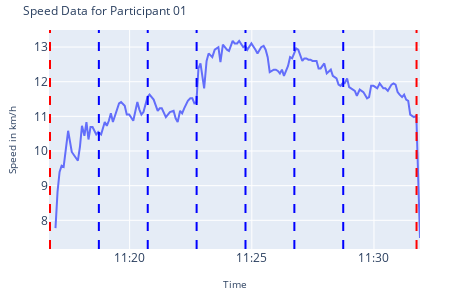
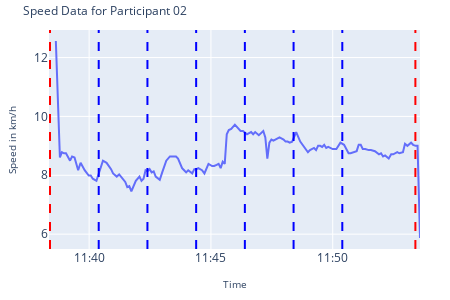
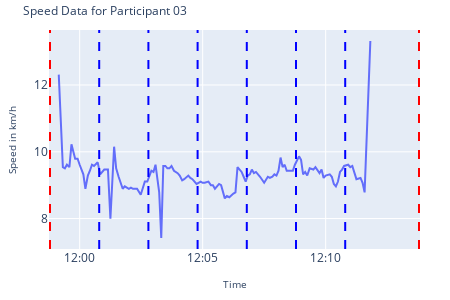
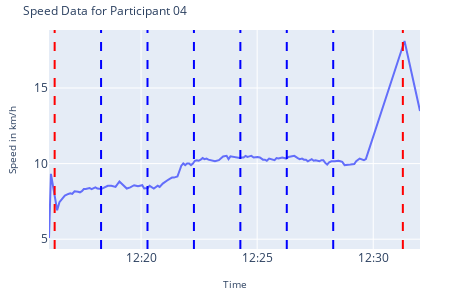

The code cell stored with these charts, in order, in its notebook:
### Markdown cell above
## Smaller graphs for paper

### Code cell
def load_speed_data(participant):
    file_path = os.path.join(BASE_FOLDER, participant, SPEED_FILE)
    df = pd.read_csv(file_path, header=None, names=['time', 'speed'])
    df['time'] = pd.to_datetime(df['time'], unit='ms')
    df['speed'] = df['speed'] * 3.6  # Convert to km/h from m/s
    return df

# Clean up speed data
def clean_speed_data(df, upper_threshold, lower_threshold):
    df = df[df['speed'] <= upper_threshold]    
    df = df[df['speed'] >= lower_threshold]    
    return df

def plot_speed_data(df, participant):
    fig = go.Figure()
    fig.add_trace(go.Scatter(x=pd.to_datetime(df['time'], unit='ms'), y=df['speed'], mode='lines', name=f'Participant {participant}'))
    add_time_markers(df, fig, 'speed')
    fig.update_layout(
        title=f'Speed Data for Participant {participant}',
        xaxis_title='Time',
        yaxis_title='Speed in km/h',
        xaxis=dict(tickformat='%H:%M', title_font=dict(size=10)),
        yaxis=dict(title_font=dict(size=10)),
        title_font=dict(size=12),
        width=450,
        height=300,
        margin=dict(l=30, r=30, t=30, b=30)
    )
    fig.show()

def add_time_markers(df, fig, data):
    starting_time = pd.to_datetime(STARTING_TIMESTAMPS[participant], unit='ms')
    fig.add_vline(x=starting_time, line=dict(color='red', dash='dash'))
    # fig.add_annotation(x=starting_time, y=max(df[data]), text='Start', showarrow=True, arrowhead=1, ax=-10, ay=-30, arrowcolor='red')
    for i in range(1, 7):
        marker_time = starting_time + pd.Timedelta(minutes=2 * i)
        fig.add_vline(x=marker_time, line=dict(color='blue', dash='dash'))
        # fig.add_annotation(x=marker_time, y=max(df[data]), text=f'+{2 * i}min', showarrow=True, arrowhead=1, ax=-10, ay=-30, arrowcolor='blue')
    marker_time = starting_time + pd.Timedelta(minutes=15)
    fig.add_vline(x=marker_time, line=dict(color='red', dash='dash'))
    # fig.add_annotation(x=marker_time, y=max(df[data]), text='End', showarrow=True, arrowhead=1, ax=-10, ay=-30, arrowcolor='blue')


# Load and plot data for each participant
speed_dfs = []
for participant in PARTICIPANTS:
    speed_df = load_speed_data(participant)
    cleaned_speed_df = clean_speed_data(speed_df, 20, 5)
    speed_dfs.append(cleaned_speed_df)
    plot_speed_data(cleaned_speed_df, participant)

### Figure 1 — Plotly figure (JSON) as saved in the notebook; plotly's stock layout.template omitted (floating-point values rounded to 4 significant figures; data arrays with more than 128 entries replaced by an {"elided": "..."} marker saying what was removed)
{"data": [{"mode": "lines", "name": "Participant 01", "type": "scatter", "x": {"elided": "148 str values"}, "y": {"elided": "148 float values"}}], "layout": {"height": 300, "margin": {"b": 30, "l": 30, "r": 30, "t": 30}, "shapes": [{"line": {"color": "red", "dash": "dash"}, "type": "line", "x0": "2024-07-10T11:16:44.501000", "x1": "2024-07-10T11:16:44.501000", "xref": "x", "y0": 0, "y1": 1, "yref": "y domain"}, {"line": {"color": "blue", "dash": "dash"}, "type": "line", "x0": "2024-07-10T11:18:44.501000", "x1": "2024-07-10T11:18:44.501000", "xref": "x", "y0": 0, "y1": 1, "yref": "y domain"}, {"line": {"color": "blue", "dash": "dash"}, "type": "line", "x0": "2024-07-10T11:20:44.501000", "x1": "2024-07-10T11:20:44.501000", "xref": "x", "y0": 0, "y1": 1, "yref": "y domain"}, {"line": {"color": "blue", "dash": "dash"}, "type": "line", "x0": "2024-07-10T11:22:44.501000", "x1": "2024-07-10T11:22:44.501000", "xref": "x", "y0": 0, "y1": 1, "yref": "y domain"}, {"line": {"color": "blue", "dash": "dash"}, "type": "line", "x0": "2024-07-10T11:24:44.501000", "x1": "2024-07-10T11:24:44.501000", "xref": "x", "y0": 0, "y1": 1, "yref": "y domain"}, {"line": {"color": "blue", "dash": "dash"}, "type": "line", "x0": "2024-07-10T11:26:44.501000", "x1": "2024-07-10T11:26:44.501000", "xref": "x", "y0": 0, "y1": 1, "yref": "y domain"}, {"line": {"color": "blue", "dash": "dash"}, "type": "line", "x0": "2024-07-10T11:28:44.501000", "x1": "2024-07-10T11:28:44.501000", "xref": "x", "y0": 0, "y1": 1, "yref": "y domain"}, {"line": {"color": "red", "dash": "dash"}, "type": "line", "x0": "2024-07-10T11:31:44.501000", "x1": "2024-07-10T11:31:44.501000", "xref": "x", "y0": 0, "y1": 1, "yref": "y domain"}], "title": {"font": {"size": 12}, "text": "Speed Data for Participant 01"}, "width": 450, "xaxis": {"tickformat": "%H:%M", "title": {"font": {"size": 10}, "text": "Time"}}, "yaxis": {"title": {"font": {"size": 10}, "text": "Speed in km/h"}}}}

### Figure 2 — Plotly figure (JSON) as saved in the notebook; plotly's stock layout.template omitted (floating-point values rounded to 4 significant figures; data arrays with more than 128 entries replaced by an {"elided": "..."} marker saying what was removed)
{"data": [{"mode": "lines", "name": "Participant 02", "type": "scatter", "x": {"elided": "140 str values"}, "y": {"elided": "140 float values"}}], "layout": {"height": 300, "margin": {"b": 30, "l": 30, "r": 30, "t": 30}, "shapes": [{"line": {"color": "red", "dash": "dash"}, "type": "line", "x0": "2024-07-10T11:38:23.602000", "x1": "2024-07-10T11:38:23.602000", "xref": "x", "y0": 0, "y1": 1, "yref": "y domain"}, {"line": {"color": "blue", "dash": "dash"}, "type": "line", "x0": "2024-07-10T11:40:23.602000", "x1": "2024-07-10T11:40:23.602000", "xref": "x", "y0": 0, "y1": 1, "yref": "y domain"}, {"line": {"color": "blue", "dash": "dash"}, "type": "line", "x0": "2024-07-10T11:42:23.602000", "x1": "2024-07-10T11:42:23.602000", "xref": "x", "y0": 0, "y1": 1, "yref": "y domain"}, {"line": {"color": "blue", "dash": "dash"}, "type": "line", "x0": "2024-07-10T11:44:23.602000", "x1": "2024-07-10T11:44:23.602000", "xref": "x", "y0": 0, "y1": 1, "yref": "y domain"}, {"line": {"color": "blue", "dash": "dash"}, "type": "line", "x0": "2024-07-10T11:46:23.602000", "x1": "2024-07-10T11:46:23.602000", "xref": "x", "y0": 0, "y1": 1, "yref": "y domain"}, {"line": {"color": "blue", "dash": "dash"}, "type": "line", "x0": "2024-07-10T11:48:23.602000", "x1": "2024-07-10T11:48:23.602000", "xref": "x", "y0": 0, "y1": 1, "yref": "y domain"}, {"line": {"color": "blue", "dash": "dash"}, "type": "line", "x0": "2024-07-10T11:50:23.602000", "x1": "2024-07-10T11:50:23.602000", "xref": "x", "y0": 0, "y1": 1, "yref": "y domain"}, {"line": {"color": "red", "dash": "dash"}, "type": "line", "x0": "2024-07-10T11:53:23.602000", "x1": "2024-07-10T11:53:23.602000", "xref": "x", "y0": 0, "y1": 1, "yref": "y domain"}], "title": {"font": {"size": 12}, "text": "Speed Data for Participant 02"}, "width": 450, "xaxis": {"tickformat": "%H:%M", "title": {"font": {"size": 10}, "text": "Time"}}, "yaxis": {"title": {"font": {"size": 10}, "text": "Speed in km/h"}}}}

### Figure 3 — Plotly figure (JSON) as saved in the notebook; plotly's stock layout.template omitted (floating-point values rounded to 4 significant figures)
{"data": [{"mode": "lines", "name": "Participant 03", "type": "scatter", "x": ["2024-07-10T11:59:08.985000", "2024-07-10T11:59:18.987000", "2024-07-10T11:59:23.988000", "2024-07-10T11:59:28.988000", "2024-07-10T11:59:34.987000", "2024-07-10T11:59:39.983000", "2024-07-10T11:59:48.987000", "2024-07-10T11:59:54.986000", "2024-07-10T11:59:59.985000", "2024-07-10T12:00:08.988000", "2024-07-10T12:00:13.989000", "2024-07-10T12:00:19.990000", "2024-07-10T12:00:24.985000", "2024-07-10T12:00:29.988000", "2024-07-10T12:00:34.986000", "2024-07-10T12:00:43.990000", "2024-07-10T12:00:49.987000", "2024-07-10T12:00:59.982000", "2024-07-10T12:01:08.984000", "2024-07-10T12:01:14.989000", "2024-07-10T12:01:23.987000", "2024-07-10T12:01:28.985000", "2024-07-10T12:01:34.985000", "2024-07-10T12:01:44.985000", "2024-07-10T12:01:49.985000", "2024-07-10T12:01:59.984000", "2024-07-10T12:02:04.983000", "2024-07-10T12:02:09.988000", "2024-07-10T12:02:14.987000", "2024-07-10T12:02:19.986000", "2024-07-10T12:02:28.988000", "2024-07-10T12:02:33.987000", "2024-07-10T12:02:38.988000", "2024-07-10T12:02:44.985000", "2024-07-10T12:02:54.990000", "2024-07-10T12:02:59.989000", "2024-07-10T12:03:04.986000", "2024-07-10T12:03:13.988000", "2024-07-10T12:03:18.985000", "2024-07-10T12:03:23.991000", "2024-07-10T12:03:28.991000", "2024-07-10T12:03:33.987000", "2024-07-10T12:03:38.989000", "2024-07-10T12:03:43.993000", "2024-07-10T12:03:49.986000", "2024-07-10T12:03:58.985000", "2024-07-10T12:04:03.985000", "2024-07-10T12:04:09.985000", "2024-07-10T12:04:14.984000", "2024-07-10T12:04:24.983000", "2024-07-10T12:04:29.986000", "2024-07-10T12:04:34.984000", "2024-07-10T12:04:39.984000", "2024-07-10T12:04:44.985000", "2024-07-10T12:04:49.983000", "2024-07-10T12:04:54.984000", "2024-07-10T12:04:59.983000", "2024-07-10T12:05:04.984000", "2024-07-10T12:05:13.986000", "2024-07-10T12:05:19.982000", "2024-07-10T12:05:24.986000", "2024-07-10T12:05:29.984000", "2024-07-10T12:05:34.985000", "2024-07-10T12:05:39.984000", "2024-07-10T12:05:44.985000", "2024-07-10T12:05:53.987000", "2024-07-10T12:05:58.987000", "2024-07-10T12:06:04.982000", "2024-07-10T12:06:14.985000", "2024-07-10T12:06:19.988000", "2024-07-10T12:06:24.985000", "2024-07-10T12:06:29.988000", "2024-07-10T12:06:34.985000", "2024-07-10T12:06:39.984000", "2024-07-10T12:06:44.983000", "2024-07-10T12:06:49.984000", "2024-07-10T12:06:54.986000", "2024-07-10T12:06:59.985000", "2024-07-10T12:07:04.983000", "2024-07-10T12:07:09.982000", "2024-07-10T12:07:14.988000", "2024-07-10T12:07:19.984000", "2024-07-10T12:07:29.983000", "2024-07-10T12:07:38.987000", "2024-07-10T12:07:43.988000", "2024-07-10T12:07:49.982000", "2024-07-10T12:07:54.983000", "2024-07-10T12:07:59.984000", "2024-07-10T12:08:04.982000", "2024-07-10T12:08:09.983000", "2024-07-10T12:08:14.985000", "2024-07-10T12:08:19.983000", "2024-07-10T12:08:24.983000", "2024-07-10T12:08:34.987000", "2024-07-10T12:08:39.984000", "2024-07-10T12:08:44.982000", "2024-07-10T12:08:49.985000", "2024-07-10T12:08:54.985000", "2024-07-10T12:08:59.986000", "2024-07-10T12:09:04.981000", "2024-07-10T12:09:09.981000", "2024-07-10T12:09:14.982000", "2024-07-10T12:09:20.984000", "2024-07-10T12:09:29.983000", "2024-07-10T12:09:34.982000", "2024-07-10T12:09:44.982000", "2024-07-10T12:09:49.981000", "2024-07-10T12:09:54.985000", "2024-07-10T12:09:59.984000", "2024-07-10T12:10:09.982000", "2024-07-10T12:10:14.983000", "2024-07-10T12:10:19.984000", "2024-07-10T12:10:24.985000", "2024-07-10T12:10:29.982000", "2024-07-10T12:10:34.985000", "2024-07-10T12:10:39.985000", "2024-07-10T12:10:44.982000", "2024-07-10T12:10:54.990000", "2024-07-10T12:10:59.987000", "2024-07-10T12:11:04.986000", "2024-07-10T12:11:14.987000", "2024-07-10T12:11:24.983000", "2024-07-10T12:11:29.986000", "2024-07-10T12:11:34.984000", "2024-07-10T12:11:48.983000"], "y": [12.31, 9.54, 9.504, 9.612, 9.54, 10.22, 9.792, 9.792, 9.612, 9.324, 8.892, 9.288, 9.432, 9.612, 9.576, 9.684, 9.324, 9.468, 9.468, 7.992, 10.15, 9.504, 9.252, 8.892, 8.964, 8.892, 8.928, 8.892, 8.892, 8.892, 8.712, 8.892, 9.108, 9.108, 9.432, 9.396, 9.612, 8.784, 7.416, 9.576, 9.576, 9.504, 9.504, 9.576, 9.432, 9.36, 9.288, 9.144, 9.18, 9.288, 9.216, 9.18, 9.108, 9.036, 9.072, 9.108, 9.072, 9.072, 9.108, 9, 9, 8.892, 8.964, 9.036, 9, 8.604, 8.676, 8.64, 8.748, 8.784, 9.54, 9.468, 9.396, 9.252, 9.108, 9.288, 9.324, 9.468, 9.36, 9.396, 9.324, 9.252, 9.072, 9.252, 9.216, 9.252, 9.324, 9.288, 9.432, 9.828, 9.54, 9.612, 9.432, 9.432, 9.432, 9.612, 9.72, 9.864, 9.756, 9.324, 9.396, 9.288, 9.504, 9.468, 9.54, 9.36, 9.468, 9.216, 9.288, 9.324, 9.252, 9.036, 8.964, 9.108, 9.396, 9.468, 9.576, 9.612, 9.54, 9.576, 9.18, 9.216, 9.072, 8.784, 13.32]}], "layout": {"height": 300, "margin": {"b": 30, "l": 30, "r": 30, "t": 30}, "shapes": [{"line": {"color": "red", "dash": "dash"}, "type": "line", "x0": "2024-07-10T11:58:47.640000", "x1": "2024-07-10T11:58:47.640000", "xref": "x", "y0": 0, "y1": 1, "yref": "y domain"}, {"line": {"color": "blue", "dash": "dash"}, "type": "line", "x0": "2024-07-10T12:00:47.640000", "x1": "2024-07-10T12:00:47.640000", "xref": "x", "y0": 0, "y1": 1, "yref": "y domain"}, {"line": {"color": "blue", "dash": "dash"}, "type": "line", "x0": "2024-07-10T12:02:47.640000", "x1": "2024-07-10T12:02:47.640000", "xref": "x", "y0": 0, "y1": 1, "yref": "y domain"}, {"line": {"color": "blue", "dash": "dash"}, "type": "line", "x0": "2024-07-10T12:04:47.640000", "x1": "2024-07-10T12:04:47.640000", "xref": "x", "y0": 0, "y1": 1, "yref": "y domain"}, {"line": {"color": "blue", "dash": "dash"}, "type": "line", "x0": "2024-07-10T12:06:47.640000", "x1": "2024-07-10T12:06:47.640000", "xref": "x", "y0": 0, "y1": 1, "yref": "y domain"}, {"line": {"color": "blue", "dash": "dash"}, "type": "line", "x0": "2024-07-10T12:08:47.640000", "x1": "2024-07-10T12:08:47.640000", "xref": "x", "y0": 0, "y1": 1, "yref": "y domain"}, {"line": {"color": "blue", "dash": "dash"}, "type": "line", "x0": "2024-07-10T12:10:47.640000", "x1": "2024-07-10T12:10:47.640000", "xref": "x", "y0": 0, "y1": 1, "yref": "y domain"}, {"line": {"color": "red", "dash": "dash"}, "type": "line", "x0": "2024-07-10T12:13:47.640000", "x1": "2024-07-10T12:13:47.640000", "xref": "x", "y0": 0, "y1": 1, "yref": "y domain"}], "title": {"font": {"size": 12}, "text": "Speed Data for Participant 03"}, "width": 450, "xaxis": {"tickformat": "%H:%M", "title": {"font": {"size": 10}, "text": "Time"}}, "yaxis": {"title": {"font": {"size": 10}, "text": "Speed in km/h"}}}}

### Figure 4 — Plotly figure (JSON) as saved in the notebook; plotly's stock layout.template omitted (floating-point values rounded to 4 significant figures; data arrays with more than 128 entries replaced by an {"elided": "..."} marker saying what was removed)
{"data": [{"mode": "lines", "name": "Participant 04", "type": "scatter", "x": {"elided": "135 str values"}, "y": {"elided": "135 float values"}}], "layout": {"height": 300, "margin": {"b": 30, "l": 30, "r": 30, "t": 30}, "shapes": [{"line": {"color": "red", "dash": "dash"}, "type": "line", "x0": "2024-07-10T12:16:16.577000", "x1": "2024-07-10T12:16:16.577000", "xref": "x", "y0": 0, "y1": 1, "yref": "y domain"}, {"line": {"color": "blue", "dash": "dash"}, "type": "line", "x0": "2024-07-10T12:18:16.577000", "x1": "2024-07-10T12:18:16.577000", "xref": "x", "y0": 0, "y1": 1, "yref": "y domain"}, {"line": {"color": "blue", "dash": "dash"}, "type": "line", "x0": "2024-07-10T12:20:16.577000", "x1": "2024-07-10T12:20:16.577000", "xref": "x", "y0": 0, "y1": 1, "yref": "y domain"}, {"line": {"color": "blue", "dash": "dash"}, "type": "line", "x0": "2024-07-10T12:22:16.577000", "x1": "2024-07-10T12:22:16.577000", "xref": "x", "y0": 0, "y1": 1, "yref": "y domain"}, {"line": {"color": "blue", "dash": "dash"}, "type": "line", "x0": "2024-07-10T12:24:16.577000", "x1": "2024-07-10T12:24:16.577000", "xref": "x", "y0": 0, "y1": 1, "yref": "y domain"}, {"line": {"color": "blue", "dash": "dash"}, "type": "line", "x0": "2024-07-10T12:26:16.577000", "x1": "2024-07-10T12:26:16.577000", "xref": "x", "y0": 0, "y1": 1, "yref": "y domain"}, {"line": {"color": "blue", "dash": "dash"}, "type": "line", "x0": "2024-07-10T12:28:16.577000", "x1": "2024-07-10T12:28:16.577000", "xref": "x", "y0": 0, "y1": 1, "yref": "y domain"}, {"line": {"color": "red", "dash": "dash"}, "type": "line", "x0": "2024-07-10T12:31:16.577000", "x1": "2024-07-10T12:31:16.577000", "xref": "x", "y0": 0, "y1": 1, "yref": "y domain"}], "title": {"font": {"size": 12}, "text": "Speed Data for Participant 04"}, "width": 450, "xaxis": {"tickformat": "%H:%M", "title": {"font": {"size": 10}, "text": "Time"}}, "yaxis": {"title": {"font": {"size": 10}, "text": "Speed in km/h"}}}}
